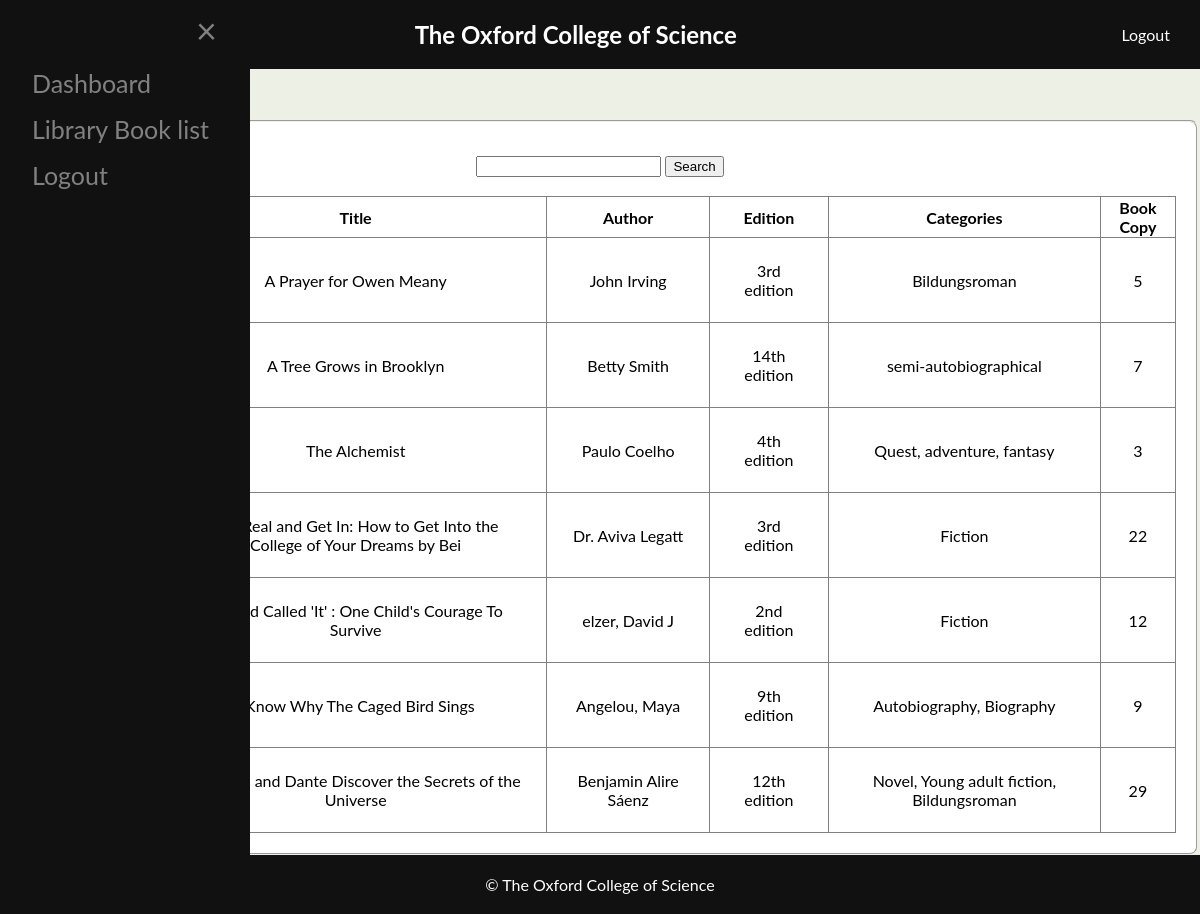
Screenshot of /Admin/view/libraryBook.php (signed in) with the database file from the repository.
### tables this page shows
CREATE TABLE `book_info` (
  `sl` int(11) NOT NULL,
  `isbn` varchar(30) NOT NULL,
  `title` varchar(70) NOT NULL,
  `author` varchar(70) NOT NULL,
  `edition` varchar(70) NOT NULL,
  `categories` varchar(100) NOT NULL,
  `bookfile` varchar(50) NOT NULL,
  `bookcopy` varchar(50) NOT NULL
);

### Admin/Model/bookModel.php (called while the page is built, shortened)
<?php
function allUserList(){
    $conn = getConnection();
    $sql = "select * from book_info";
    $result = mysqli_query($conn, $sql);
    $users =[];
		while($row = mysqli_fetch_assoc($result)){
			array_push($users, $row);
		}
		return $users;
}
 ?>

### Admin/View/libraryBook.php (the view, shortened to what this page needs)
<?php
include_once('../model/bookModel.php');
$UsersList = allUserList();
?>
<!DOCTYPE html>
<html>
<head>
</head>
<body>
  <div class="header">
    <div class="header-title">
      <h1>The Oxford College of Science</h1>
    </div>
    <div class="header-right">
      <a href="../Controller/Logout.php">Logout</a>
    </div>
  </div>
  <div class="sidebar" id="mySidenav" onmouseleave="closeNav()">
    <a href="javascript:void(0)" class="closebtn" onclick="closeNav()">&times;</a>
    <a href="dashboard.php">Dashboard</a>
    <a href="libraryBook.php">Library Book list</a>
    <a href="../Controller/logout.php">Logout</a>
  </div>
  <span style="font-size:30px;cursor:pointer" onmouseover="openNav()">&#9776;</span>
  <div class="content" id="content">
    <fieldset>
      <legend>Library Book list</legend>
        <center>
          <div class="search-container">
          <input type="text" name="name" id="name" onkeyup="ajax()" />
									<input type="button" name="" value="Search">
								</center>
								<div id="myh1" class="">
                  <br>
      <table border="1" width="100%" cellspacing="0">
        <tr align="center">
          <th>ISBN</th>
          <th>Title</th>
          <th>Author</th>
          <th>Edition</th>
          <th>Categories</th>
          <th>Book Copy</th>
          <?php
          for ($i = 0; $i < count($UsersList); $i++) {
            echo "<tr align = 'center'>
											<td>{$UsersList[$i]['isbn']}</td>
											<td>{$UsersList[$i]['title']}</td>
											<td>{$UsersList[$i]['author']}</td>
											<td>{$UsersList[$i]['edition']}</td>
											<td>{$UsersList[$i]['categories']}</td>
											<td>{$UsersList[$i]['bookcopy']}</td>
									</tr>";
          }
          echo "</table>";
          ?>
    </fieldset>
  </div>
  <div class="footer">
    &copy; The Oxford College of Science
  </div>
</body>
</html>

### Admin/View/libraryBook.php (style rules this page uses)
body { font-family: "Lato", sans-serif; margin: 0; padding: 0; background-color: #edf1e5; transition: background-color 0.5s; }
.header { background-color: #111; color: #fff; padding: 20px; display: flex; justify-content: space-between; align-items: center; }
.header-title { display: inline-block; vertical-align: middle; margin-left: 10px; }
.header-title h1 { margin: 0; font-size: 24px; }
.header-right { display: flex; align-items: center; }
.header-right a { color: #fff; text-decoration: none; margin-right: 10px; }
.sidebar { width: 0; position: fixed; z-index: 1; top: 0; left: 0; background-color: #111; overflow-x: hidden; transition: 0.5s; padding-top: 60px; bottom: 0; }
.sidebar a { padding: 8px 8px 8px 32px; text-decoration: none; font-size: 25px; color: #818181; display: block; transition: 0.3s; }
.sidebar .closebtn { position: absolute; top: 0; right: 25px; font-size: 36px; margin-left: 50px; cursor: pointer; }
.content { margin-left: 0; padding: 0px; transition: margin-left 0.3s ease; background-color: #edf1e5; }
.content table { width: 100%; border-collapse: collapse; margin-top: 0; border-collapse: collapse; }
.content td { padding: 23px; text-align: center; }
.footer { background-color: #111; color: #fff; padding: 20px; text-align: center; }
fieldset { background-color: #fff; padding: 20px; border-radius: 8px; }
legend { font-size: 24px; font-weight: bold; color: #333; }

### rows the page displays
book_info: title "A Prayer for Owen Meany", author "John Irving", edition "3rd edition", categories "Bildungsroman", bookcopy "5"
book_info: title "A Tree Grows in Brooklyn", author "Betty Smith", edition "14th edition", categories "semi-autobiographical", bookcopy "7"
book_info: title "The Alchemist", author "Paulo Coelho", edition "4th edition", categories "Quest, adventure, fantasy", bookcopy "3"
book_info: title "Get Real and Get In: How to Get Into the College of Your Dreams by Bei", author "Dr. Aviva Legatt", edition "3rd edition", categories "Fiction", bookcopy "22"
book_info: title "A Child Called 'It' : One Child's Courage To Survive", author "elzer, David J", edition "2nd edition", categories "Fiction", bookcopy "12"
book_info: title "I Know Why The Caged Bird Sings", author "Angelou, Maya", edition "9th edition", categories "Autobiography, Biography", bookcopy "9"
book_info: title "Aristotle and Dante Discover the Secrets of the Universe", author "Benjamin Alire Sáenz", edition "12th edition", categories "Novel, Young adult fiction, Bildungsroman", bookcopy "29"
